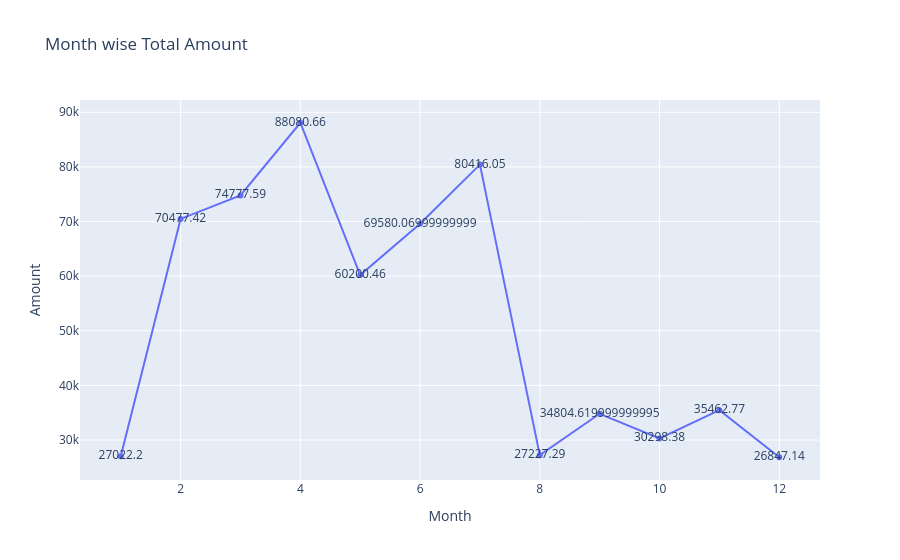

This figure's notebook cell:
### Code cell
fig = px.line(data_frame=q5,x='Month',y='Amount',title='Month wise Total Amount',
              text='Amount')
fig.show()

### Figure 1 — Plotly figure (JSON) as saved in the notebook; plotly's stock layout.template omitted (floating-point values rounded to 4 significant figures)
{"data": [{"hovertemplate": "Month=%{x}<br>Amount=%{text}<extra></extra>", "legendgroup": "", "line": {"color": "#636efa", "dash": "solid"}, "marker": {"symbol": "circle"}, "mode": "lines+markers+text", "name": "", "orientation": "v", "showlegend": false, "text": [27020.0, 70480.0, 74780.0, 88080.0, 60200.0, 69580.0, 80420.0, 27230.0, 34800.0, 30300.0, 35460.0, 26850.0], "type": "scatter", "x": [1, 2, 3, 4, 5, 6, 7, 8, 9, 10, 11, 12], "xaxis": "x", "y": [27020.0, 70480.0, 74780.0, 88080.0, 60200.0, 69580.0, 80420.0, 27230.0, 34800.0, 30300.0, 35460.0, 26850.0], "yaxis": "y"}], "layout": {"legend": {"tracegroupgap": 0}, "title": {"text": "Month wise Total Amount"}, "xaxis": {"anchor": "y", "domain": [0, 1], "title": {"text": "Month"}}, "yaxis": {"anchor": "x", "domain": [0, 1], "title": {"text": "Amount"}}}}
